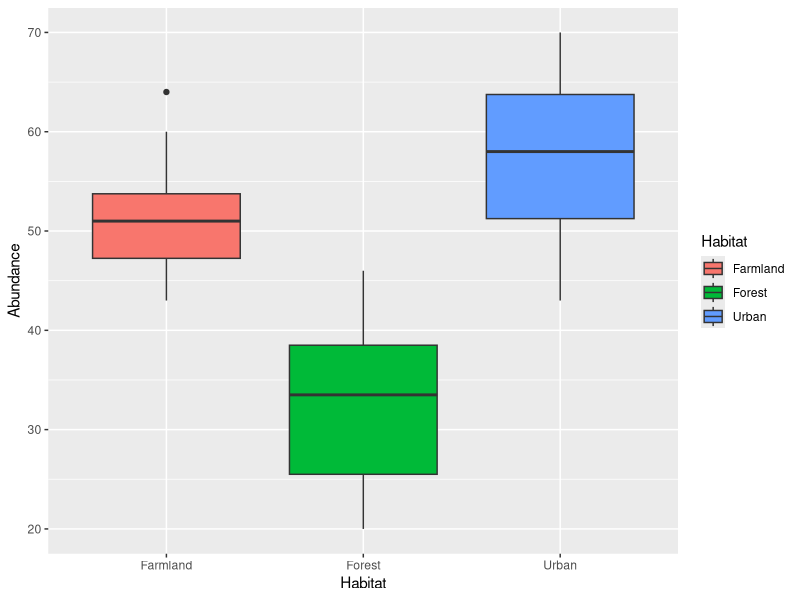
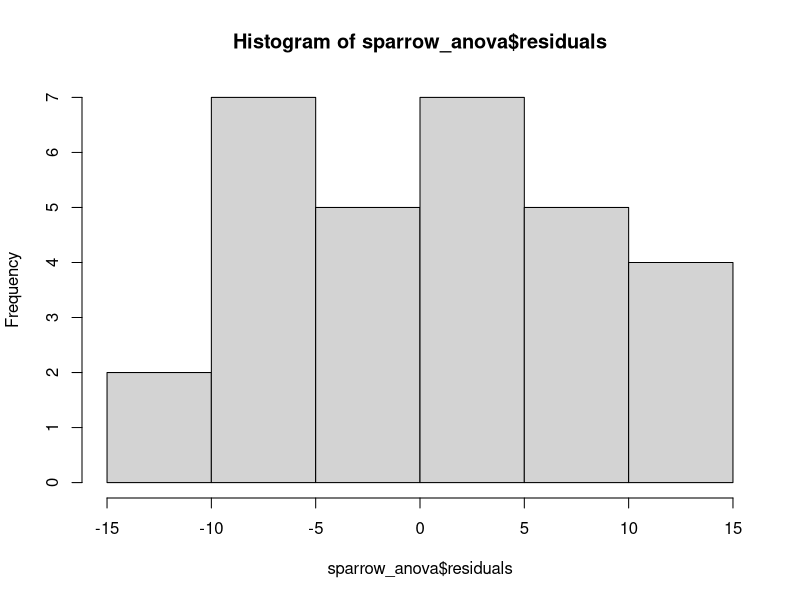
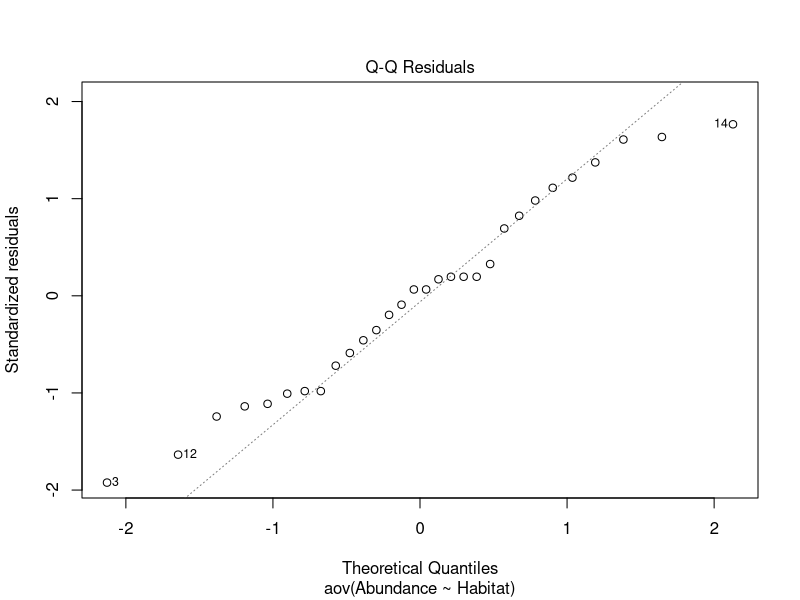
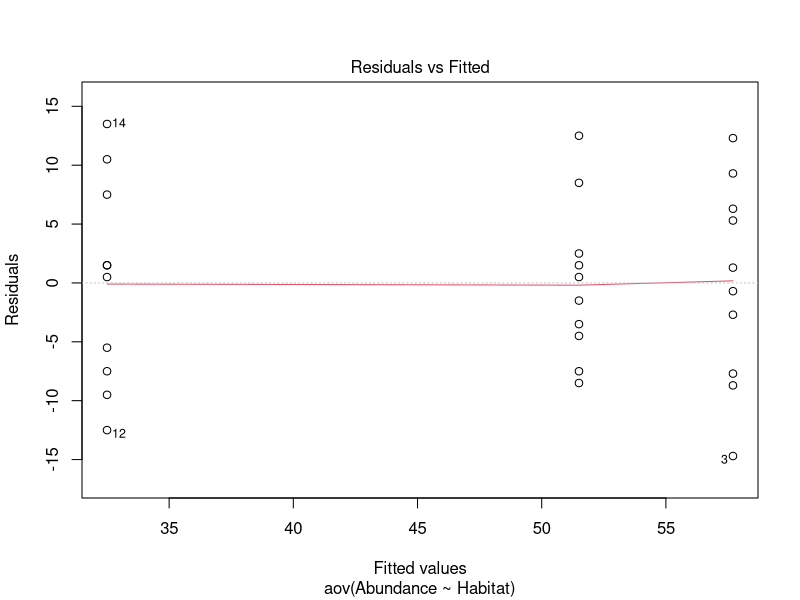
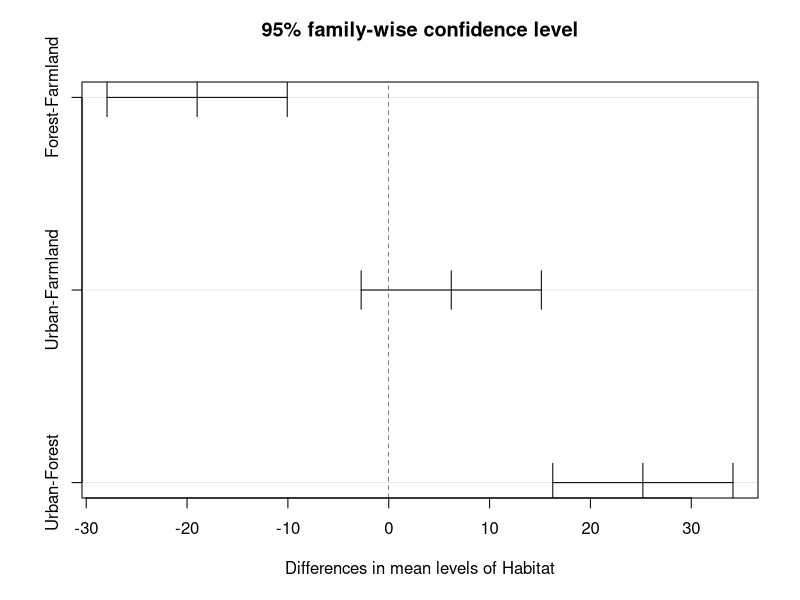
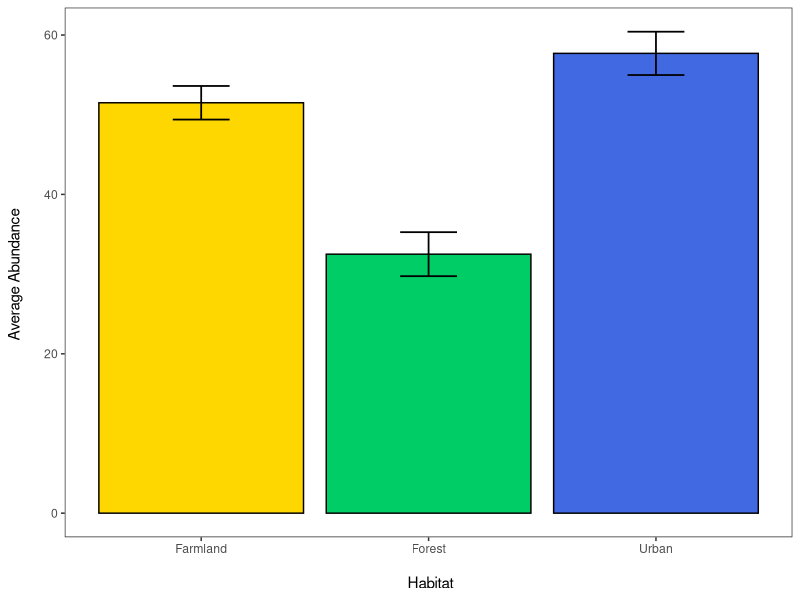

These figures' R source, in order:
# ANOVA and Tukey's HSD Tutorial full script

# Written by Abigail Haining (19/11/24)

# Tutorial Aims:
# 1) What is ANOVA and Tukey's Test?
# 2) Research question and hypothesis
# 3) Data manipulation
# 4) Data visualisation
# 5) Running a one-way ANOVA
# 6) Running Tukey's HSD
# 7) Communicating model results


# For 1 & 2 see tutorial ----


# 3) Data manipulation ----

# Set the working directory (enter your own filepath here)
setwd("C:/Users/abiga/OneDrive/3rd year/Data Science in EES/tutorial-Abigail-Louise")

# You can check where your working directory is
getwd()

# Load packages
library(tidyverse)


# Import data
sparrow <- read_csv("data/sparrow_data.csv")

# Check the data
head(sparrow)
print(sparrow)

# Convert data frame to long form
sparrow_long <- gather(sparrow, Habitat, Abundance, c(Urban, Forest, Farmland))

# Check variables
str(sparrow_long)


# 4) Data visualisation ----

# Visualising data with a boxplot
(sparrow_boxplot <- ggplot(sparrow_long, aes(x = Habitat, y = Abundance, fill = Habitat)) +
   geom_boxplot())


# 5) Running a one-way ANOVA ----

sparrow_anova <- aov(Abundance ~ Habitat, data = sparrow_long)

summary(sparrow_anova)

# Checking assumptions:

# Is the data normally distributed?
# This can be checked by plotting a histogram of the residuals and a normal Q-Q plot
hist(sparrow_anova$residuals)  # Plotting histogram of residuals
plot(sparrow_anova, which = 2) # Plotting Q-Q plot

# Checking for homoscedasticity
plot(sparrow_anova, which = 1)

# 6) Running Tukey's HSD ----

# Post-Hoc Test - Tukey's Test

sparrow_test <- TukeyHSD(sparrow_anova, conf.level=.95)

# Plotting Tukey's test result
plot(sparrow_test)


# 7) Communicating model results ----

# Creating summary table of key statistics 
sparrow_summary <- sparrow_long %>%
  group_by(Habitat) %>%                          # Grouping the abundance data by habitat
  summarise(n = n(),                             # "n" is the number of observations
            average_abundance = mean(Abundance), # Average abundance of each habitat
            SD = sd(Abundance)) %>%              # Standard deviation of abundance in each habitat
  mutate(SE = SD/sqrt(n))                        # Standard error of abundance in each habitat

# Creating bar plot of sparrow summary
(sparrow_barplot <- ggplot(data = sparrow_summary) +
  geom_bar(aes(x = Habitat, y = average_abundance, fill = Habitat),    # Creating bar plot with habitat on the x axis and average abundance on the y
           stat = "identity", colour = "black") +                      # Setting stat to identity uses average_abundance instead of count and adding black borders to bars
  geom_errorbar(aes(x = Habitat, ymin = average_abundance - SE,        # Adding error bars to represent standard error
                ymax = average_abundance + SE), width = 0.25,          # Setting width of the error bars to 0.25 for better visibility
                colour = "black", size = 0.6) +                        # Setting colour and thickness of error bars
  scale_fill_manual(values = c("gold", "springgreen3", "royalblue")) + # Setting bar colours to colourblind friendly colours
  labs(x = "\n Habitat", y = "Average Abundance \n") +                 # Adding axis titles (\n leaves a space between plot and title)
  theme_test() +                                                       # Changing theme
  theme(legend.position = "none"))                                     # Removing legend
